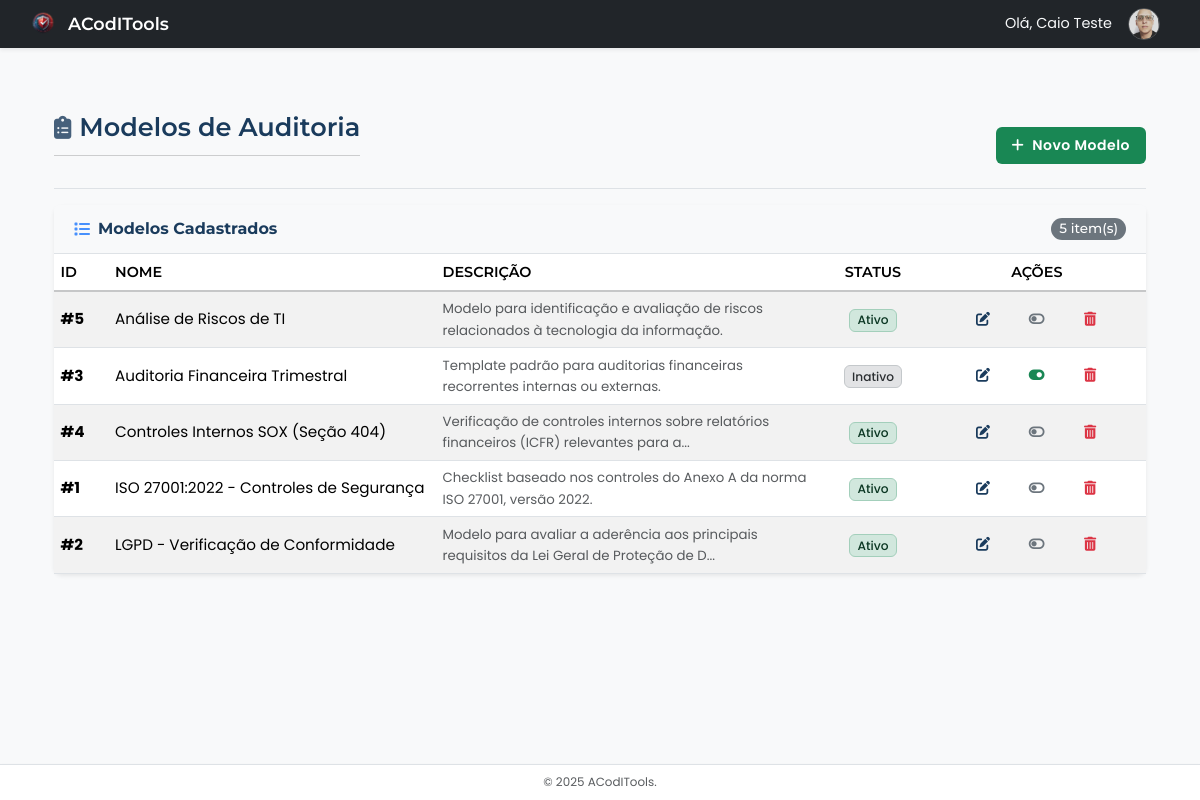
/admin/modelo/modelo_index.php (signed in), run on an earlier commit of the app's database.
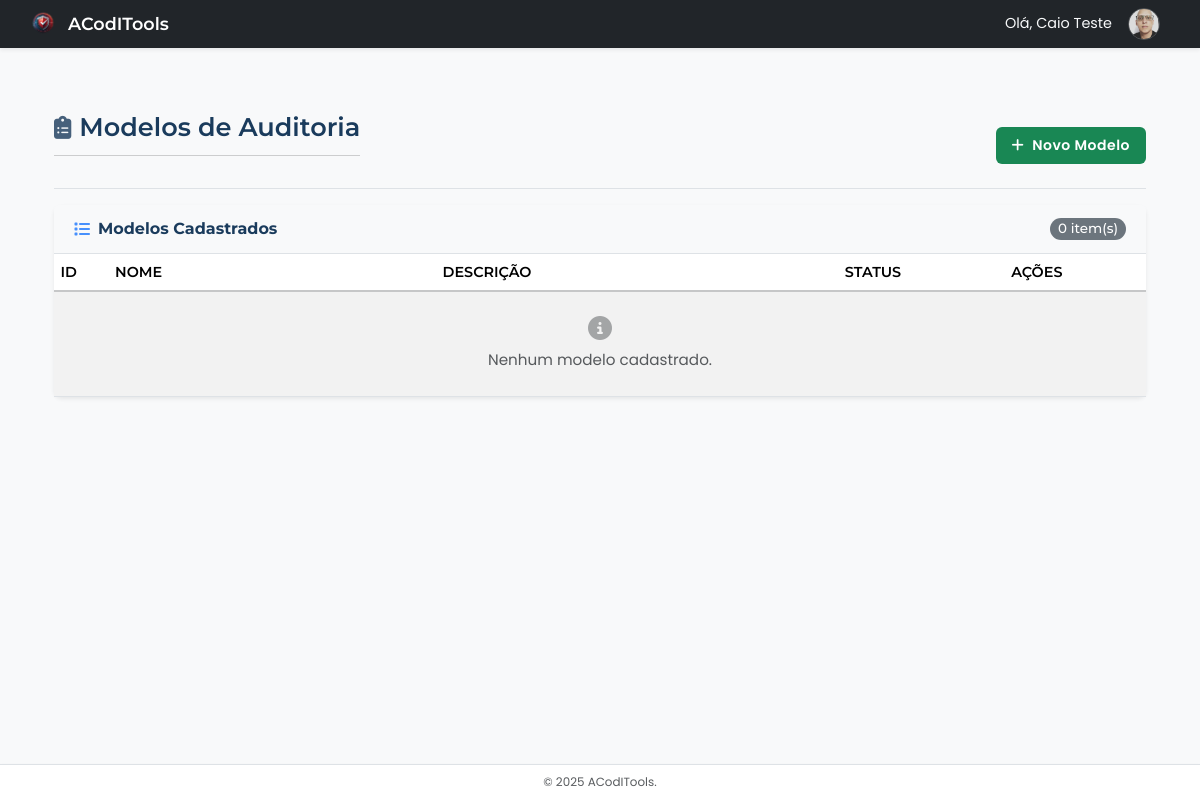
And on a later commit of the database.
### tables this page shows
CREATE TABLE `modelos_auditoria` (
  `id` int(11) NOT NULL,
  `nome` varchar(255) NOT NULL COMMENT 'Nome descritivo do modelo (ex: ISO 27001:2022, LGPD Checklist)',
  `descricao` text DEFAULT NULL COMMENT 'Descrição mais detalhada do propósito ou escopo do modelo',
  `ativo` tinyint(1) NOT NULL DEFAULT 1 COMMENT '1 = Ativo (pode ser usado), 0 = Inativo',
  `criado_por` int(11) DEFAULT NULL COMMENT 'ID do usuário admin que criou',
  `data_criacao` timestamp NOT NULL DEFAULT current_timestamp(),
  `modificado_por` int(11) DEFAULT NULL COMMENT 'ID do usuário admin que modificou por último',
  `data_modificacao` timestamp NOT NULL DEFAULT current_timestamp() ON UPDATE current_timestamp()
);

### includes/admin_functions.php (called while the page is built, shortened)
<?php
function getModelosAuditoria(
    PDO $conexao,
    int $pagina_atual = 1,
    int $itens_por_pagina = 15,
    string $filtro_status = 'todos',
    string $termo_busca = ''
): array {
    $pagina_atual = max(1, $pagina_atual);
    $itens_por_pagina = max(1, $itens_por_pagina);
    $offset = ($pagina_atual - 1) * $itens_por_pagina;
    $modelos = [];
    $total_itens = 0;
    $params = [];
    $sql_select = "SELECT SQL_CALC_FOUND_ROWS
                     m.id, m.nome, m.descricao, m.ativo, m.data_criacao, m.data_modificacao
                   FROM modelos_auditoria m";
    $sql_where = "";
    $sql_order_limit = " ORDER BY m.nome ASC LIMIT :limit OFFSET :offset";
    $params[':limit'] = $itens_por_pagina;
    $params[':offset'] = $offset;
    $sql = $sql_select . $sql_where . $sql_order_limit;
    try {
        $stmt = $conexao->prepare($sql);
        $stmt->bindValue(':limit', $params[':limit'], PDO::PARAM_INT);
        $stmt->bindValue(':offset', $params[':offset'], PDO::PARAM_INT);
        $stmt->execute();
        $modelos = $stmt->fetchAll(PDO::FETCH_ASSOC);
        $total_itens = (int) $conexao->query("SELECT FOUND_ROWS()")->fetchColumn();
    } catch (PDOException $e) {
        error_log("Erro em getModelosAuditoria (Filtros: status=$filtro_status, busca=$termo_busca): " . $e->getMessage());
        $modelos = [];
        $total_itens = 0;
    }
    $total_paginas = ($itens_por_pagina > 0 && $total_itens > 0) ? ceil($total_itens / $itens_por_pagina) : 0;
    $paginacao = [
        'pagina_atual' => $pagina_atual,
        'total_paginas' => $total_paginas,
        'total_itens' => $total_itens,
        'itens_por_pagina' => $itens_por_pagina
    ];
    return ['modelos' => $modelos, 'paginacao' => $paginacao];
}

### admin/modelo/modelo_index.php (the view, shortened to what this page needs)
<?php
require_once __DIR__ . '/../../includes/config.php';
require_once __DIR__ . '/../../includes/layout_admin.php';
require_once __DIR__ . '/../../includes/admin_functions.php';
$erro_criar_msg = $_SESSION['erro_criar_modelo'] ?? null; unset($_SESSION['erro_criar_modelo']);
$pagina_atual = filter_input(INPUT_GET, 'pagina', FILTER_VALIDATE_INT, ['options' => ['default' => 1, 'min_range' => 1]]);
$itens_por_pagina = 15;
$modelos_data = getModelosAuditoria($conexao, $pagina_atual, $itens_por_pagina);
$lista_modelos = $modelos_data['modelos'];
$paginacao = $modelos_data['paginacao'];
$title = "Modelos de Auditoria";
echo getHeaderAdmin($title);
?>
<div class="container-fluid">
    <div class="d-flex justify-content-between align-items-center pt-3 pb-2 mb-3 border-bottom flex-wrap">
        <h1 class="h2"><i class="fas fa-clipboard-list me-2"></i>Modelos de Auditoria</h1>
        <button class="btn btn-sm btn-success" type="button" data-bs-toggle="collapse" data-bs-target="#collapseCriarModelo" aria-expanded="<?= $erro_criar_msg ? 'true' : 'false' ?>"><i class="fas fa-plus me-1"></i> Novo Modelo</button>
    </div>
    <div class="card shadow-sm rounded-3 border-0">
        <div class="card-header bg-light border-bottom d-flex justify-content-between align-items-center flex-wrap">
            <h6 class="mb-0 fw-bold d-flex align-items-center"><i class="fas fa-list me-2 text-primary opacity-75"></i>Modelos Cadastrados</h6>
            <span class="badge bg-secondary rounded-pill"><?= $paginacao['total_itens'] ?? 0 ?> item(s)</span>
        </div>
        <div class="card-body p-0">
             <div class="table-responsive">
                <table class="table table-striped table-hover table-sm mb-0 align-middle">
                     <thead class="table-light small text-uppercase text-muted"><tr><th style="width: 5%;">ID</th><th style="width: 30%;">Nome</th><th style="width: 35%;">Descrição</th><th class="text-center" style="width: 10%;">Status</th><th class="text-center" style="width: 20%;">Ações</th></tr></thead>
                     <tbody>
                        <?php if (empty($lista_modelos)): ?> <tr><td colspan="5" class="text-center text-muted p-4"><i class="fas fa-info-circle d-block fs-4 mb-2 opacity-50"></i>Nenhum modelo cadastrado.</td></tr>
                        <?php else: foreach ($lista_modelos as $modelo): ?>
                        <tr>
                            <td class="fw-bold">#<?= htmlspecialchars($modelo['id']) ?></td><td><?= htmlspecialchars($modelo['nome']) ?></td><td class="small text-muted" title="<?= htmlspecialchars($modelo['descricao'] ?? '') ?>"><?= htmlspecialchars(mb_strimwidth($modelo['descricao'] ?? '', 0, 90, "...")) ?></td>
                            <td class="text-center"><span class="badge <?= $modelo['ativo']?'bg-success-subtle text-success-emphasis border border-success-subtle':'bg-secondary-subtle text-secondary-emphasis border border-secondary-subtle' ?>"><?= $modelo['ativo']?'Ativo':'Inativo' ?></span></td>
                            <td class="text-center action-buttons-table"><div class="d-inline-flex flex-nowrap">
                                <a href="<?= BASE_URL ?>admin/modelo/editar_modelo.php?id=<?= $modelo['id'] ?>" class="btn btn-sm btn-outline-primary me-1 action-btn" title="Editar Modelo e Seus Itens"><i class="fas fa-edit fa-fw"></i></a>
                                <?php if ($modelo['ativo']): ?><form method="POST" action="<?= $_SERVER['PHP_SELF'] ?>" class="d-inline me-1" onsubmit="return confirm('Desativar <?= htmlspecialchars(addslashes($modelo['nome'])) ?>?');"><button type="submit" class="btn btn-sm btn-outline-secondary action-btn" title="Desativar"><i class="fas fa-toggle-off fa-fw"></i></button></form>
                                <?php else: ?><form method="POST" action="<?= $_SERVER['PHP_SELF'] ?>" class="d-inline me-1" onsubmit="return confirm('Ativar <?= htmlspecialchars(addslashes($modelo['nome'])) ?>?');"><button type="submit" class="btn btn-sm btn-outline-success action-btn" title="Ativar"><i class="fas fa-toggle-on fa-fw"></i></button></form>
                                <?php endif; ?>
                                <form method="POST" action="<?= $_SERVER['PHP_SELF'] ?>" class="d-inline" onsubmit="return confirm('ATENÇÃO! Excluir <?= htmlspecialchars(addslashes($modelo['nome'])) ?>? Verifique se não está em uso em auditorias.');"><button type="submit" class="btn btn-sm btn-outline-danger action-btn" title="Excluir Modelo"><i class="fas fa-trash-alt fa-fw"></i></button></form>
                            </div></td>
                        </tr>
                        <?php endforeach; endif; ?>
                    </tbody>
                </table>
             </div>
        </div>
    </div>
<?php
echo getFooterAdmin();
?>

### includes/layout_admin.php (shortened to what this page needs)
<?php
function getHeaderAdmin($title) {
    $nome_admin = isset($_SESSION['nome']) ? htmlspecialchars($_SESSION['nome']) : 'Usuário';
    $perfilUsuario = $_SESSION['perfil'] ?? null;
    $foto_admin = (isset($_SESSION['foto']) && !empty($_SESSION['foto'])) ? BASE_URL . $_SESSION['foto'] : BASE_URL . 'assets/img/default_profile.png';
    ?>
    <!DOCTYPE html>
    <html lang="pt-br">
    <head>
        <link href="https://cdn.jsdelivr.net/npm/bootstrap@5.3.3/dist/css/bootstrap.min.css" rel="stylesheet">
        <link rel="stylesheet" href="https://cdnjs.cloudflare.com/ajax/libs/font-awesome/6.5.1/css/all.min.css" />
        <link rel="stylesheet" href="<?= BASE_URL ?>assets/css/theme.css">
        <link rel="stylesheet" href="<?= BASE_URL ?>assets/css/style_admin.css">
    </head>
    <body class="bg-light">
        <nav class="navbar navbar-expand-lg navbar-dark bg-dark sticky-top shadow-sm py-1">
            <div class="container-fluid">
                <a class="navbar-brand d-flex align-items-center" href="<?= BASE_URL ?>admin/dashboard_admin.php"> <?php  ?>
                    <img src="<?= BASE_URL ?>assets/img/ACodITools_logo.png" alt="Logo" style="max-height: 30px; margin-right: 10px;"><span style="font-family: 'Montserrat', sans-serif; font-weight: 600; font-size: 1.1rem;">ACodITools</span>
                </a>
                <div class="collapse navbar-collapse" id="navbarNavContent">
                    <ul class="navbar-nav ms-auto align-items-center">
                        <?php if (isset($_SESSION['usuario_id']) && $perfilUsuario === 'admin'):  ?>
                            <li class="nav-item d-none d-lg-block"><span class="nav-link text-light pe-2 small">Olá, <?= $nome_admin ?></span></li>
                            <li class="nav-item dropdown">
                                <a class="nav-link dropdown-toggle d-flex align-items-center py-1" href="#" id="userToolsDropdown" role="button" data-bs-toggle="dropdown" aria-expanded="false">
                                     <img src="<?= $foto_admin ?>" alt="Foto Perfil" class="rounded-circle user-avatar me-1">
                                </a>
                            </li>
                        <?php else: ?>
                            <li class="nav-item"><a class="nav-link" href="<?= BASE_URL ?>index.php">Login</a></li>
                        <?php endif; ?>
                    </ul>
                </div>
            </div>
        </nav>
        <?php $useFluidContainer = str_contains($_SERVER['REQUEST_URI'], 'dashboard_admin.php'); ?>
        <main class="<?= $useFluidContainer ? 'container-fluid px-lg-4 py-4' : 'container my-4' ?> content-wrap">
    <?php
    return ob_get_clean();
}
function getFooterAdmin() {
    ?>
        </main> <?php  ?>
        <footer class="bg-white text-center py-2 mt-auto border-top shadow-sm">
             <p class="mb-0 text-muted small">© <?= date("Y") ?> ACodITools.</p>
        </footer>
    </body>
    </html>
    <?php
    return ob_get_clean();
}
?>

### assets/css/theme.css (style rules this page uses)
:root { --primary-color: #1a3b5c; --secondary-color: #00c6ab; --accent-color: #f8f9fa; --light-gray: #e9ecef; --dark-gray: #6c757d; --text-color: #212529; --text-color-light: #ffffff; --link-color: var(--secondary-color); --link-hover-color: #00a088; --success-color: #198754; --danger-color: #dc3545; --warning-color: #ffc107; --info-color: #0dcaf0; --font-primary: 'Open Sans', sans-serif; --font-secondary: 'Montserrat', sans-serif; --border-radius: 0.375rem; --box-shadow-sm: 0 .125rem .25rem rgba(0, 0, 0, .075); --box-shadow: 0 .5rem 1rem rgba(0, 0, 0, .15); --box-shadow-lg: 0 1rem 3rem rgba(0, 0, 0, .175); --transition-speed: 0.2s; }
html { height: 100%; scroll-behavior: smooth; }
body { font-family: var(--font-primary); color: var(--text-color); background-color: var(--accent-color); display: flex; flex-direction: column; min-height: 100%; margin: 0; font-size: 0.95rem; line-height: 1.6; }
footer { flex-shrink: 0; background-color: var(--light-gray); color: var(--dark-gray); font-size: 0.85rem; padding-top: 1rem; padding-bottom: 1rem; border-top: 1px solid #dee2e6; }
h1, h2, h3, h4, h5, h6 { font-family: var(--font-secondary); font-weight: 600; color: var(--primary-color); }
a { color: var(--link-color); text-decoration: none; transition: color var(--transition-speed) ease-in-out; }
.card { border: 1px solid #dee2e6; box-shadow: var(--box-shadow-sm); border-radius: var(--border-radius); margin-bottom: 1.5rem; background-color: #fff; }
.card-header { background-color: var(--light-gray); border-bottom: 1px solid #dee2e6; font-family: var(--font-secondary); font-weight: 600; padding: 0.75rem 1.25rem; font-size: 1.1rem; color: var(--primary-color); }
.card-header i { margin-right: 0.5rem; }
.card-body { padding: 1.5rem; }
.btn { border-radius: var(--border-radius); padding: 0.5rem 1rem; font-weight: 600; transition: all var(--transition-speed) ease-in-out; border: none; letter-spacing: 0.5px; }
.btn-success { background-color: var(--success-color); color: var(--text-color-light); }
.table { border-color: #dee2e6; }
.table > :not(caption) > * > * { padding: 0.75rem 0.75rem; vertical-align: middle; }
.table thead th { font-family: var(--font-secondary); font-weight: 600; background-color: var(--light-gray); border-bottom-width: 2px; vertical-align: bottom; font-size: 0.9rem; }
.table-sm > :not(caption) > * > * { padding: 0.4rem 0.4rem; }
.btn-outline-primary { border-color: var(--primary-color); color: var(--primary-color); }

### assets/css/style_admin.css (style rules this page uses)
.navbar.bg-dark { box-shadow: var(--box-shadow-sm); padding: 0.3rem 1rem; }
.navbar-brand span { font-family: var(--font-secondary); font-weight: 600; font-size: 1.2rem; }
.navbar-nav .nav-link { color: rgba(255, 255, 255, 0.85); font-size: 0.9rem; padding: 0.4rem 0.6rem; display: flex; align-items: center; }
.navbar .dropdown-toggle::after { display: none; }
main.container, .main-content-fluid { padding-top: 1.5rem; padding-bottom: 3rem; }
main .h2, .main-content-fluid .h2, main .h1.h2, .main-content-fluid .h1.h2 { font-family: var(--font-secondary); color: var(--primary-color); margin-bottom: 1.5rem; padding-bottom: 0.75rem; border-bottom: 1px solid var(--bs-border-color-translucent); font-weight: 600; font-size: 1.6rem; }
main .h2 i, .main-content-fluid .h2 i, main .h1.h2 i, .main-content-fluid .h1.h2 i { margin-right: 0.6rem; font-size: 0.9em; color: var(--primary-color); opacity: 0.8; }
.card-header { background-color: #fff; border-bottom: 1px solid var(--bs-border-color-translucent); font-family: var(--font-secondary); font-weight: 600; padding: 0.8rem 1.25rem; font-size: 1.05rem; color: var(--text-color); }
.card-header i { margin-right: 0.6rem; color: var(--dark-gray); }
.card .table { margin-bottom: 0; }
.card .table > thead.table-light > tr > th { background-color: inherit; }
.card .table-responsive { border: none; }
.badge { font-weight: 500; padding: 0.35em 0.6em; font-size: 0.8em; }
.badge.bg-success-subtle.text-success-emphasis, .badge.bg-danger-subtle.text-danger-emphasis, .badge.bg-secondary-subtle.text-secondary-emphasis { border: 1px solid; }

### includes/layout_admin.php (style rules this page uses)
html, body { height: 100%; }
body { display: flex; flex-direction: column; font-family: 'Poppins', sans-serif; }
main.container, .main-content-fluid { flex: 1 0 auto; padding-top: 1.5rem; padding-bottom: 3rem; }
footer { flex-shrink: 0; }
.navbar .dropdown-toggle::after { display: none; }
.user-avatar { width: 32px; height: 32px; object-fit: cover; border: 1px solid rgba(255,255,255,0.2); }

What changed in the data, as far as the page shows it:
removed modelos_auditoria: id "5", nome "Análise de Riscos de TI", descricao "Modelo para identificação e avaliação de riscos relacionados à tecnologia da informação.", ativo "Ativo"
removed modelos_auditoria: id "3", nome "Auditoria Financeira Trimestral", descricao "Template padrão para auditorias financeiras recorrentes internas ou externas.", ativo "Inativo"
removed modelos_auditoria: id "4", nome "Controles Internos SOX (Seção 404)", descricao "Verificação de controles internos sobre relatórios financeiros (ICFR) relevantes para a...", ativo "Ativo"
removed modelos_auditoria: id "1", nome "ISO 27001:2022 - Controles de Segurança", descricao "Checklist baseado nos controles do Anexo A da norma ISO 27001, versão 2022.", ativo "Ativo"
removed modelos_auditoria: id "2", nome "LGPD - Verificação de Conformidade", descricao "Modelo para avaliar a aderência aos principais requisitos da Lei Geral de Proteção de D...", ativo "Ativo"
Also different on the page:
$paginacao['total_itens']: "5" → "0"
text now shown: "Nenhum modelo cadastrado."
